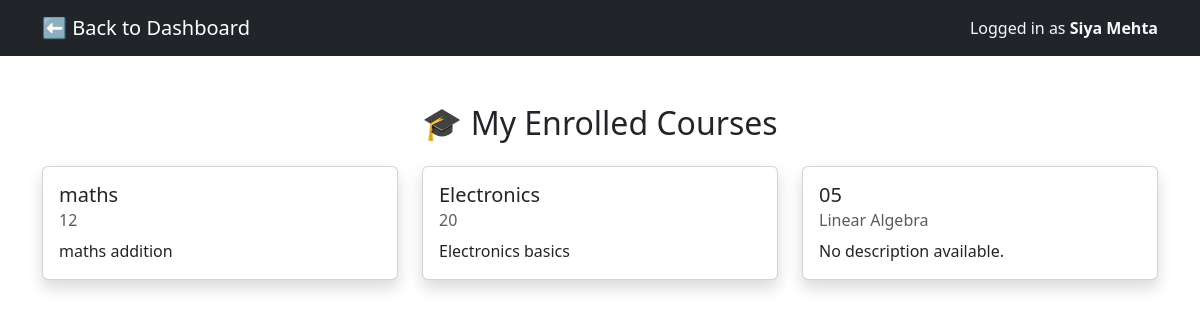
Screenshot of /my_courses (signed in) with the database file from the repository.
### models.py (models this page shows, shortened)
class User(db.Model):
    __tablename__ = 'users'
    id = db.Column(db.Integer, primary_key=True)
    name = db.Column(db.String(100))
    email = db.Column(db.String(120), unique=True, nullable=False)
    password = db.Column(db.String(200))
    branch = db.Column(db.String(100))
    year = db.Column(db.String(10))
    image = db.Column(db.String(200), default='default.png')
    courses = db.relationship('Course', secondary=enrollments, backref='students')

class Course(db.Model):
    id = db.Column(db.Integer, primary_key=True)
    code = db.Column(db.String(10), unique=True, nullable=False)
    name = db.Column(db.String(100), nullable=False)
    description = db.Column(db.Text)

### app.py (the view)
@app.route('/my_courses')
def my_courses():
    if 'user_id' not in session:
        flash("Please log in to view your enrolled courses.", "warning")
        return redirect(url_for('login'))
    user = User.query.get(session['user_id'])
    return render_template('my_courses.html', user=user)

### templates/my_courses.html (shortened to what this page needs)
<!DOCTYPE html>
<html lang="en">
<head>
  <link href="https://cdn.jsdelivr.net/npm/bootstrap@5.3.2/dist/css/bootstrap.min.css" rel="stylesheet">
</head>
<body>
  <nav class="navbar navbar-dark bg-dark">
    <div class="container">
      <a class="navbar-brand" href="{{ url_for('dashboard') }}">⬅ Back to Dashboard</a>
      <span class="navbar-text text-light">
        Logged in as <strong>{{ user.name }}</strong>
      </span>
    </div>
  </nav>
  <div class="container mt-5">
    <h2 class="mb-4 text-center">🎓 My Enrolled Courses</h2>
    {% if user.courses %}
      <div class="row">
        {% for course in user.courses %}
          <div class="col-md-4 mb-4">
            <div class="card shadow h-100">
              <div class="card-body">
                <h5 class="card-title">{{ course.name }}</h5>
                <h6 class="card-subtitle mb-2 text-muted">{{ course.code }}</h6>
                <p class="card-text">{{ course.description or "No description available." }}</p>
              </div>
            </div>
          </div>
        {% endfor %}
      </div>
    {% else %}
      <p class="text-center text-muted">You haven't enrolled in any courses yet.</p>
    {% endif %}
  </div>
</body>
</html>

### rows the page displays
User: name "Siya Mehta"
Course: name "maths", code "12", description "maths addition"
Course: name "Electronics", code "20", description "Electronics basics"
Course: name "05", code "Linear Algebra", description "No description available."
